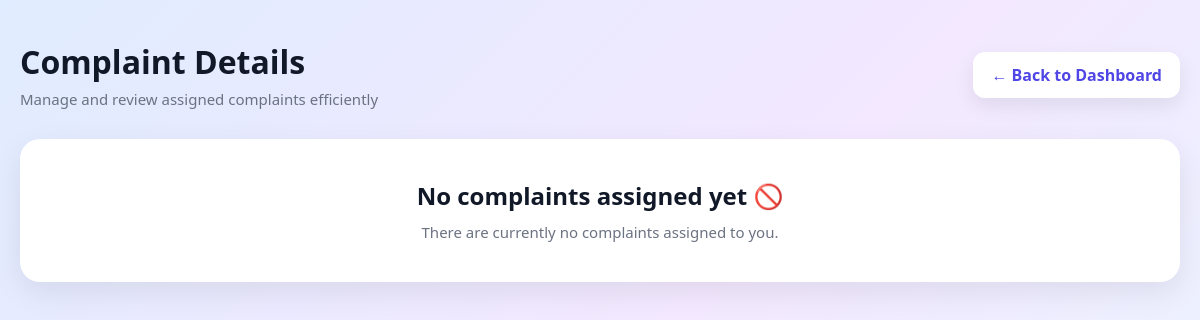
The app's page /complaint/view_complaint_officer (signed in), older data.
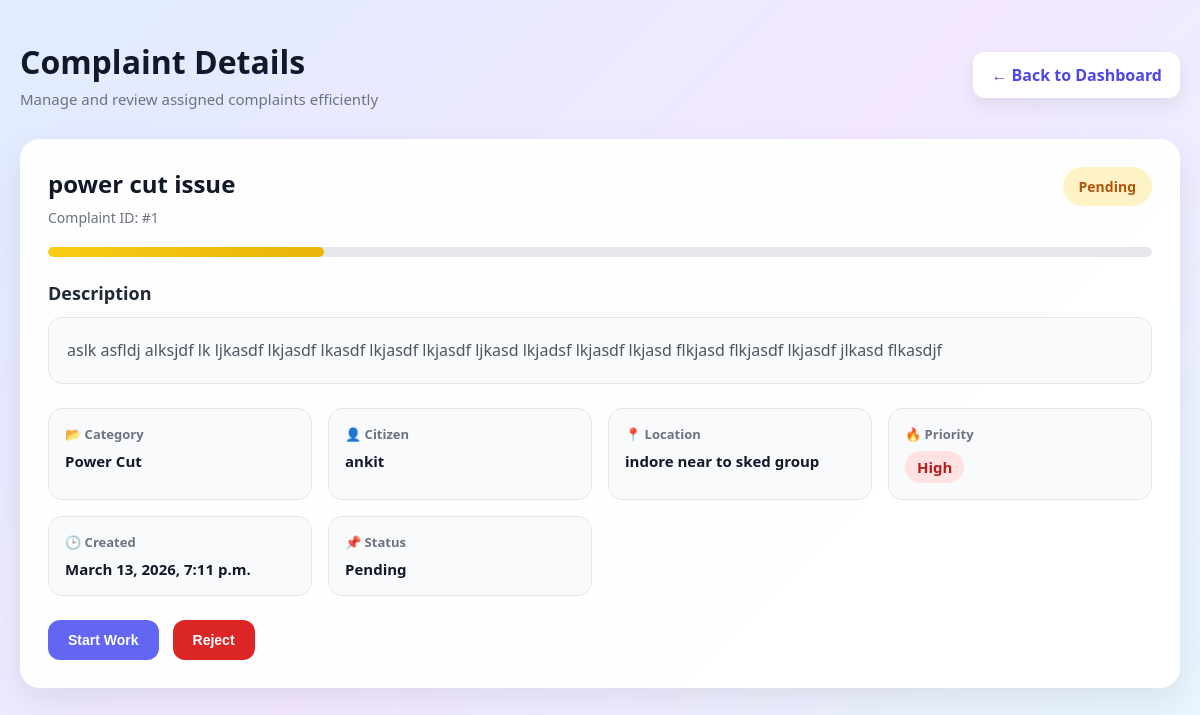
The same page, newer data.
### COMPLAINT/models.py (models this page shows, shortened)
class Complaint(models.Model):
    STATUS_CHOICES = [
        ('pending', 'Pending'),
        ('resolved', 'Resolved'),
        ('in_progress', 'In Progress'),
        ('invalid', 'Invalid'),
    ]
    PRIORITY_CHOICES = [
        ('low', 'Low'),
        ('medium', 'Medium'),
        ('high', 'High'),
    ]
    user = models.ForeignKey(
        'ACCOUNT.UserModel',
        related_name='complaints',
        on_delete=models.CASCADE
    )
    assigned_officer = models.ForeignKey(
        'ACCOUNT.Officer',
        on_delete=models.SET_NULL,
        null=True,
        blank=True,
        related_name='assigned_complaints'
    )
    category = models.ForeignKey(
        'DEPARTMENT.Category',
        on_delete=models.PROTECT,
        related_name='complaints'
    )
    title = models.CharField(max_length=100)
    description = models.TextField()
    location_address = models.CharField(max_length=100)
    latitude = models.FloatField()
    longitude = models.FloatField()
    status = models.CharField(
        max_length=20,
        choices=STATUS_CHOICES,
        default='pending'
    )
    priority = models.CharField(
        max_length=10,
        choices=PRIORITY_CHOICES,
        default='medium'
    )
    created_at = models.DateTimeField(auto_now_add=True)
    updated_at = models.DateTimeField(auto_now=True)

### DEPARTMENT/models.py (models this page shows, shortened)
class Category(models.Model):
    CATEGORY_CHOICES = [
        ("Water Leakage", "Water Leakage"),
        ("No Water Supply", "No Water Supply"),
        ("Pothole Issue", "Pothole Issue"),
        ("Broken Road", "Broken Road"),
        ("Power Cut", "Power Cut"),
        ("Street Light Not Working", "Street Light Not Working"),
        ("Garbage Issue", "Garbage Issue"),
        ("Drain Blockage", "Drain Blockage"),
    ]
    category_name = models.CharField(
        max_length=100,
        choices=CATEGORY_CHOICES
    )
    description = models.TextField(
        validators=[
            MinLengthValidator(5, message="Description must be at least 5 characters long.")
        ]
    )
    is_active = models.BooleanField(default=True)
    department = models.ForeignKey(
        Department,
        on_delete=models.CASCADE,
        related_name="categories"
    )
    created_at = models.DateTimeField(auto_now_add=True)

### ACCOUNT/models.py (models this page shows, shortened)
class UserModel(AbstractUser):
    ROLE_CHOICES = (
        ('citizen','Citizen'),
        ('officer','Officer'),
        ('admin','Admin')
    )
    role = models.CharField(max_length=10,choices=ROLE_CHOICES,default="citizen")
    address = models.CharField(max_length=1000,blank=True,null=True)
    mobile_number = models.CharField(max_length=15, unique=True)
    is_email_verified = models.BooleanField(default=False)
    is_mobile_verified = models.BooleanField(default=False)
    email_otp = models.CharField(max_length=6,null=True,blank=True)
    mobile_otp = models.CharField(max_length=6,null=True,blank=True)
    otp_created_at = models.DateTimeField(null=True,blank=True)
    profile_picture = CloudinaryField('profile_picture',blank=True,null=True)
    class Meta:
        verbose_name = "UserModel"

### COMPLAINT/views.py (the view)
# urls.py: path("view_complaint_officer",views.view_complaint_officer,name="view_complaint_officer"),
@login_required(login_url="login")
def view_complaint_officer(request):
    if request.user.role != "officer":
        messages.error(request, "You are not authorized to view this page.")
        return redirect("home")
    try:
        officer = Officer.objects.get(user_id=request.user)
    except Officer.DoesNotExist:
        messages.error(request, "Officer profile not found.")
        return redirect("home")
    complaints = Complaint.objects.filter(
        assigned_officer=officer
    ).order_by("-created_at")
    return render(
        request,
        "complaint/view_complaints.html",
        {"complaints": complaints}
    )

### templates/complaint/view_complaints.html (shortened to what this page needs)
<!DOCTYPE html>
{% load static %}
<html lang="en">
<head>
    <link rel="stylesheet" href="{% static 'complaint/css/view_complaints.css' %}">
</head>
<body>
    <div class="page-wrapper">
        <div class="container">
            <div class="top-bar">
                <div>
                    <h2 class="page-title">Complaint Details</h2>
                    <p class="page-subtitle">Manage and review assigned complaints efficiently</p>
                </div>
                <a href="{% url 'officer_page' %}" class="back-btn">← Back to Dashboard</a>
            </div>
            {% if complaints %}
            {% for complaint in complaints %}
            <div class="complaint-card">
                <div class="card-header">
                    <div class="title-section">
                        <h3>{{ complaint.title }}</h3>
                        <p class="complaint-id">Complaint ID: #{{ complaint.id }}</p>
                    </div>
                    <span class="status-badge {{ complaint.status|lower }}">
                        {{ complaint.get_status_display }}
                    </span>
                </div>
                <div class="progress-section">
                    <div class="progress-line">
                        <div class="progress-fill
                            {% if complaint.status == 'pending' %}pending-fill
                            {% elif complaint.status == 'in_progress' %}progress-fill
                            {% elif complaint.status == 'resolved' %}resolved-fill
                            {% elif complaint.status == 'invalid'%}invalid-fill
                            {% else %}pending-fill{% endif %}">
                        </div>
                    </div>
                </div>
                <div class="description-box">
                    <h4>Description</h4>
                    <p class="description">{{ complaint.description }}</p>
                </div>
                <div class="details-grid">
                    <div class="detail-item">
                        <span class="label">📂 Category</span>
                        <span class="value">{{ complaint.category.category_name }}</span>
                    </div>
                    <div class="detail-item">
                        <span class="label">👤 Citizen</span>
                        <span class="value">{{ complaint.user.username }}</span>
                    </div>
                    <div class="detail-item">
                        <span class="label">📍 Location</span>
                        <span class="value">{{ complaint.location_address }}</span>
                    </div>
                    <div class="detail-item">
                        <span class="label">🔥 Priority</span>
                        <span class="value priority {{ complaint.priority|lower }}">
                            {{ complaint.priority|title }}
                        </span>
                    </div>
                    <div class="detail-item">
                        <span class="label">🕒 Created</span>
                        <span class="value">{{ complaint.created_at }}</span>
                    </div>
                    <div class="detail-item">
                        <span class="label">📌 Status</span>
                        <span class="value">{{ complaint.get_status_display }}</span>
                    </div>
                </div>
                <div class="actions">
                    {% if complaint.status == "pending" %}
                    <form method="post" action="{% url 'start_complaint_work' complaint.id %}">
                        <button type="submit" class="btn start">Start Work</button>
                    </form>
                    {% endif %}
                    {% if complaint.status != "resolved"  and complaint.status != "invalid"%}
                        <form method="post" action="{% url 'reject_complaint_work' complaint.id %}">
                          <button class="btn reject">Reject</button>
                        </form>
                    {% endif %}
                </div>
            </div>
            {% endfor %}
            {% else %}
            <div class="no-data-box">
                <h3>No complaints assigned yet 🚫</h3>
                <p>There are currently no complaints assigned to you.</p>
            </div>
            {% endif %}
        </div>
    </div>
</body>
</html>

### static/complaint/css/view_complaints.css (style rules this page uses)
* { margin: 0; padding: 0; box-sizing: border-box; }
body { font-family: 'Segoe UI', Tahoma, Geneva, Verdana, sans-serif; background: linear-gradient(135deg, #e0ecff, #f3e8ff, #e6f7ff); min-height: 100vh; color: #1f2937; }
.page-wrapper { padding: 40px 20px; }
.container { max-width: 1200px; margin: 0 auto; }
.top-bar { display: flex; justify-content: space-between; align-items: center; gap: 20px; flex-wrap: wrap; margin-bottom: 30px; }
.page-title { font-size: 32px; font-weight: 700; color: #111827; margin-bottom: 6px; }
.page-subtitle { color: #6b7280; font-size: 15px; }
.back-btn { text-decoration: none; background: #ffffff; color: #4f46e5; padding: 12px 18px; border-radius: 12px; font-weight: 600; box-shadow: 0 8px 20px rgba(0, 0, 0, 0.08); transition: all 0.3s ease; }
.complaint-card { background: rgba(255, 255, 255, 0.95); border-radius: 20px; padding: 28px; margin-bottom: 28px; box-shadow: 0 12px 35px rgba(0, 0, 0, 0.08); backdrop-filter: blur(6px); transition: transform 0.3s ease, box-shadow 0.3s ease; }
.card-header { display: flex; justify-content: space-between; align-items: flex-start; gap: 16px; flex-wrap: wrap; margin-bottom: 20px; }
.title-section h3 { font-size: 24px; color: #111827; margin-bottom: 8px; }
.complaint-id { font-size: 14px; color: #6b7280; }
.status-badge { padding: 10px 16px; border-radius: 999px; font-size: 14px; font-weight: 700; white-space: nowrap; }
.status-badge.pending { background: #fef3c7; color: #b45309; }
.progress-section { margin-bottom: 24px; }
.progress-line { width: 100%; height: 10px; background: #e5e7eb; border-radius: 999px; overflow: hidden; }
.progress-fill { height: 100%; width: 60%; background: linear-gradient(90deg, #3b82f6, #2563eb); border-radius: 999px; }
.pending-fill { height: 100%; width: 25%; background: linear-gradient(90deg, #facc15, #eab308); border-radius: 999px; }
.description-box, .media-section { margin-bottom: 24px; }
.description-box h4, .media-section h4 { font-size: 18px; margin-bottom: 12px; color: #1f2937; }
.description { line-height: 1.8; color: #4b5563; background: #f9fafb; padding: 18px; border-radius: 14px; border: 1px solid #e5e7eb; }
.details-grid { display: grid; grid-template-columns: repeat(auto-fit, minmax(220px, 1fr)); gap: 16px; margin-bottom: 24px; }
.detail-item { background: #f8fafc; border: 1px solid #e5e7eb; border-radius: 14px; padding: 16px; display: flex; flex-direction: column; gap: 8px; }
.label { font-size: 13px; color: #6b7280; font-weight: 600; }
.value { font-size: 15px; font-weight: 600; color: #111827; word-break: break-word; }
.priority { display: inline-block; width: fit-content; padding: 6px 12px; border-radius: 999px; }
.priority.high { background: #fee2e2; color: #b91c1c; }
.actions { display: flex; flex-wrap: wrap; gap: 14px; margin-top: 10px; }
.btn { border: none; padding: 12px 20px; border-radius: 12px; font-size: 14px; font-weight: 700; cursor: pointer; transition: all 0.3s ease; }
.start { background: #6366f1; color: white; }
.reject { background: #dc2626; color: white; }

Row changes from the older to the newer data that the page shows:
now on this page (row edited): Complaint: title "power cut issue", id "1", status "Pending", description "aslk asfldj alksjdf lk ljkasdf lkjasdf lkasdf lkjasdf lkjasdf ljkasd lkjadsf lkjasdf lkjasd flkjasd flkjasdf lkjasdf jlkasd flkasdjf", category.category_name "Power Cut", user.username "ankit", location_address "indore near to sked group", priority "High", created_at "March 13, 2026, 7:11 p.m.", shows "Start Work", shows "Reject"
Text that changed along with them:
text no longer shown: "No complaints assigned yet 🚫 There are currently no complaints assigned to you."
